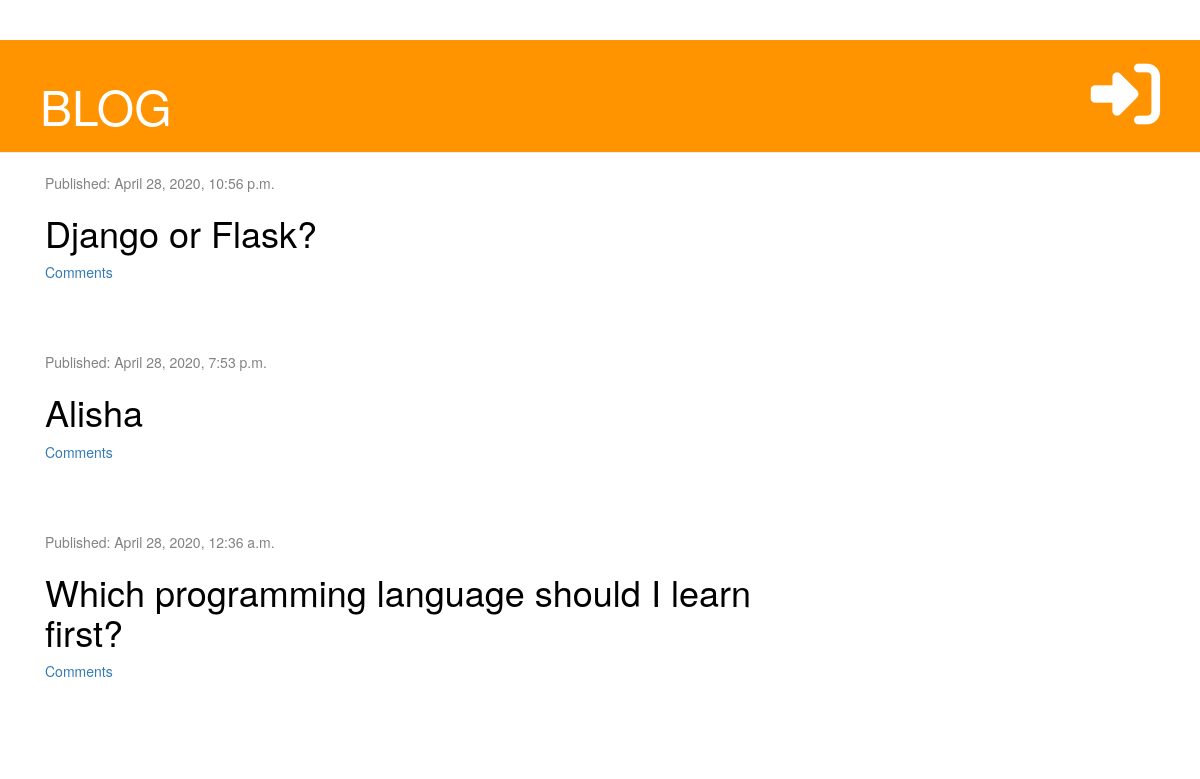
The page / on the database its author committed.
### blog/models.py (models this page shows, shortened)
class Post(models.Model):
    author = models.ForeignKey('auth.User', on_delete=models.CASCADE)
    title = models.CharField(max_length=200)
    text = models.TextField()
    created_date = models.DateTimeField(default=timezone.now)
    published_date = models.DateTimeField(blank=True, null=True)

### blog/views.py (the view)
# urls.py: path('', views.post_list, name='post_list'),
def post_list(request):
    posts = Post.objects.filter(published_date__lte=timezone.now()).order_by('-published_date')
    stuff_for_frontend = {'posts':posts}
    return render(request, 'blog/post_list.html', stuff_for_frontend)

### blog/templatetags/markdownify.py (called while the page is built)
@register.filter
def markdown(value):
    renderer = HighlightRenderer()
    markdown = mistune.Markdown(renderer=renderer)
    return markdown(value)

### blog/Templates/blog/post_list.html (shortened to what this page needs)
{% extends 'blog/base.html' %}
{% load markdownify %}
{% block content %}
            {% for post in posts %}
                <div class="post">
                    <div class="date">
                        <p>Published: {{post.published_date}}</p>
                    </div>
                        <h1><a href="{% url 'post_detail' pk=post.pk %}">{{post.title}}</a></h1>
                        <a href="{% url 'post_detail' pk=post.pk %}">Comments {{ post.approved_comments.count }}</a>
                </div>
            {% endfor %}
{% endblock %}

### blog/static/css/blog.css (style rules this page uses)
h1,h2,h3,h4 { font-family: 'Tangerine', 'Inconsolata', 'Droid Sans', serif; font-size:48px; }
.date { color: #828282; }
.post { margin-bottom:70px; }
.post h1 a { color: #000000; }

### rows shown on the page
Post: published_date "April 28, 2020, 10:56 p.m.", title "Django or Flask?"
Post: published_date "April 28, 2020, 7:53 p.m.", title "Alisha"
Post: published_date "April 28, 2020, 12:36 a.m.", title "Which programming language should I learn first?"
